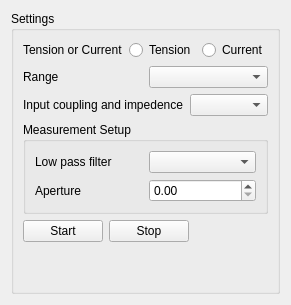
      <widget class="QWidget" name="digi_tab">
       <attribute name="title">
        <string>DIGITIZE</string>
       </attribute>
       <layout class="QVBoxLayout" name="verticalLayout_22">
        <item>
         <widget class="QGroupBox" name="digi_sett_groupbox">
          <property name="sizePolicy">
           <sizepolicy hsizetype="Preferred" vsizetype="Preferred">
            <horstretch>0</horstretch>
            <verstretch>0</verstretch>
           </sizepolicy>
          </property>
          <property name="title">
           <string>Settings</string>
          </property>
          <layout class="QVBoxLayout" name="verticalLayout_42">
           <item>
            <layout class="QHBoxLayout" name="horizontalLayout_49">
             <item>
              <widget class="QLabel" name="label_44">
               <property name="sizePolicy">
                <sizepolicy hsizetype="Expanding" vsizetype="Preferred">
                 <horstretch>0</horstretch>
                 <verstretch>0</verstretch>
                </sizepolicy>
               </property>
               <property name="text">
                <string>Tension or Current</string>
               </property>
              </widget>
             </item>
             <item>
              <widget class="QRadioButton" name="digi_tens_radiobutton">
               <property name="text">
                <string>Tension</string>
               </property>
              </widget>
             </item>
             <item>
              <widget class="QRadioButton" name="digi_curr_radiobutton">
               <property name="text">
                <string>Current</string>
               </property>
              </widget>
             </item>
            </layout>
           </item>
           <item>
            <layout class="QHBoxLayout" name="horizontalLayout_47">
             <item>
              <widget class="QLabel" name="label_42">
               <property name="text">
                <string>Range</string>
               </property>
              </widget>
             </item>
             <item>
              <widget class="QComboBox" name="digi_range_combobox"/>
             </item>
            </layout>
           </item>
           <item>
            <layout class="QHBoxLayout" name="horizontalLayout_50">
             <item>
              <widget class="QLabel" name="label_45">
               <property name="text">
                <string>Input coupling and impedence</string>
               </property>
              </widget>
             </item>
             <item>
              <widget class="QComboBox" name="digi_coupimp_combobox"/>
             </item>
            </layout>
           </item>
           <item>
            <widget class="QGroupBox" name="digi_meas_groupbox">
             <property name="sizePolicy">
              <sizepolicy hsizetype="Preferred" vsizetype="Preferred">
               <horstretch>0</horstretch>
               <verstretch>0</verstretch>
              </sizepolicy>
             </property>
             <property name="title">
              <string>Measurement Setup</string>
             </property>
             <layout class="QVBoxLayout" name="verticalLayout_43">
              <item>
               <layout class="QHBoxLayout" name="horizontalLayout_51">
                <item>
                 <widget class="QLabel" name="label_46">
                  <property name="text">
                   <string>Low pass filter</string>
                  </property>
                 </widget>
                </item>
                <item>
                 <widget class="QComboBox" name="digi_filt_combobox"/>
                </item>
               </layout>
              </item>
              <item>
               <layout class="QHBoxLayout" name="horizontalLayout_52">
                <item>
                 <widget class="QLabel" name="label_47">
                  <property name="sizePolicy">
                   <sizepolicy hsizetype="Preferred" vsizetype="Minimum">
                    <horstretch>0</horstretch>
                    <verstretch>0</verstretch>
                   </sizepolicy>
                  </property>
                  <property name="text">
                   <string>Aperture</string>
                  </property>
                 </widget>
                </item>
                <item>
                 <widget class="QDoubleSpinBox" name="digi_aper_spinbox"/>
                </item>
               </layout>
              </item>
             </layout>
            </widget>
           </item>
           <item>
            <layout class="QHBoxLayout" name="horizontalLayout_48">
             <item>
              <widget class="QPushButton" name="digi_start_pushbutton">
               <property name="text">
                <string>Start</string>
               </property>
              </widget>
             </item>
             <item>
              <widget class="QPushButton" name="digi_stop_pushbutton">
               <property name="text">
                <string>Stop</string>
               </property>
              </widget>
             </item>
             <item>
              <spacer name="horizontalSpacer_7">
               <property name="orientation">
                <enum>Qt::Horizontal</enum>
               </property>
               <property name="sizeHint" stdset="0">
                <size>
                 <width>40</width>
                 <height>20</height>
                </size>
               </property>
              </spacer>
             </item>
            </layout>
           </item>
           <item>
            <spacer name="verticalSpacer_6">
             <property name="orientation">
              <enum>Qt::Vertical</enum>
             </property>
             <property name="sizeHint" stdset="0">
              <size>
               <width>20</width>
               <height>40</height>
              </size>
             </property>
            </spacer>
           </item>
          </layout>
         </widget>
        </item>
       </layout>
      </widget>
